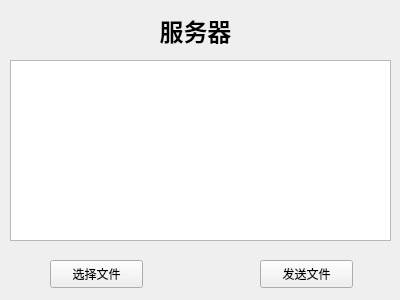
<?xml version="1.0" encoding="UTF-8"?>
<ui version="4.0">
 <class>ServerWidget</class>
 <widget class="QWidget" name="ServerWidget">
  <property name="geometry">
   <rect>
    <x>0</x>
    <y>0</y>
    <width>400</width>
    <height>300</height>
   </rect>
  </property>
  <property name="minimumSize">
   <size>
    <width>400</width>
    <height>300</height>
   </size>
  </property>
  <property name="maximumSize">
   <size>
    <width>400</width>
    <height>300</height>
   </size>
  </property>
  <property name="windowTitle">
   <string>ServerWidget</string>
  </property>
  <widget class="QLabel" name="label">
   <property name="geometry">
    <rect>
     <x>140</x>
     <y>10</y>
     <width>111</width>
     <height>41</height>
    </rect>
   </property>
   <property name="font">
    <font>
     <family>Adobe 楷体 Std R</family>
     <pointsize>18</pointsize>
     <weight>75</weight>
     <bold>true</bold>
    </font>
   </property>
   <property name="text">
    <string>服务器</string>
   </property>
   <property name="alignment">
    <set>Qt::AlignCenter</set>
   </property>
  </widget>
  <widget class="QTextEdit" name="textEdit">
   <property name="geometry">
    <rect>
     <x>10</x>
     <y>60</y>
     <width>381</width>
     <height>181</height>
    </rect>
   </property>
   <property name="readOnly">
    <bool>true</bool>
   </property>
  </widget>
  <widget class="QPushButton" name="buttonFile">
   <property name="geometry">
    <rect>
     <x>50</x>
     <y>260</y>
     <width>93</width>
     <height>28</height>
    </rect>
   </property>
   <property name="text">
    <string>选择文件</string>
   </property>
  </widget>
  <widget class="QPushButton" name="buttonSend">
   <property name="geometry">
    <rect>
     <x>260</x>
     <y>260</y>
     <width>93</width>
     <height>28</height>
    </rect>
   </property>
   <property name="text">
    <string>发送文件</string>
   </property>
  </widget>
 </widget>
 <layoutdefault spacing="6" margin="11"/>
 <resources/>
 <connections/>
</ui>
